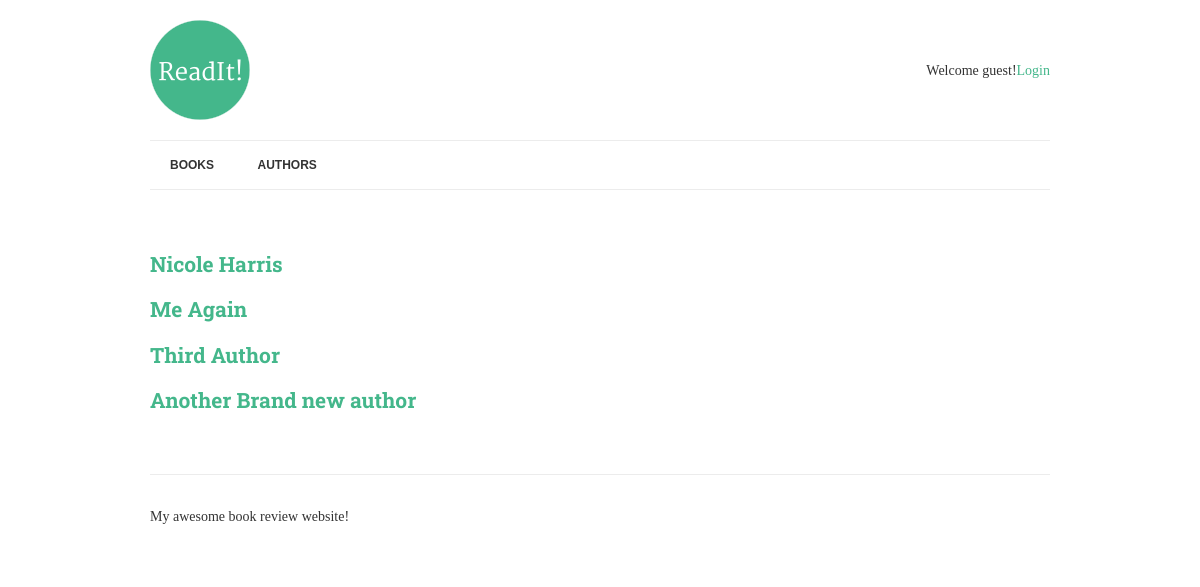
Screenshot of /authors/ with the database file from the repository.
### books/models.py (models this page shows, shortened)
class Author(models.Model):
	name = models.CharField(max_length=70,help_text='use pen name, not real name',unique=True)

### books/views.py (the view)
# urls.py: url(r'^authors/$',AuthorList.as_view(),name='authors'),
class AuthorList(View):
	def get(self,request):
		authors = Author.objects.annotate(published_books=Count('books')
			).filter(
				published_books__gt=0
			)
		context={
			'authors':authors,
		}
		return render(request,'authors.html',context)

### books/templates/authors.html
{% extends "base.html" %}
{% block content %}
	{% for author in authors %}
		<h2><a href="{% url 'author-detail' author.pk %}">{{ author.name }}</a></h2>
	{% endfor %}
{% endblock %}

### readit/static/css/style.css (style rules this page uses)
body { font-family: 'Merriweather', serif; color: #333; font-size: 14px; }
h1, h2, h3, h4, h5, h6 { font-family: 'Roboto Slab', serif; }
a { color: #44B78B; text-decoration: none; }

### rows the page displays
Author: name "Nicole Harris"
Author: name "Me Again"
Author: name "Third Author"
Author: name "Another Brand new author"
